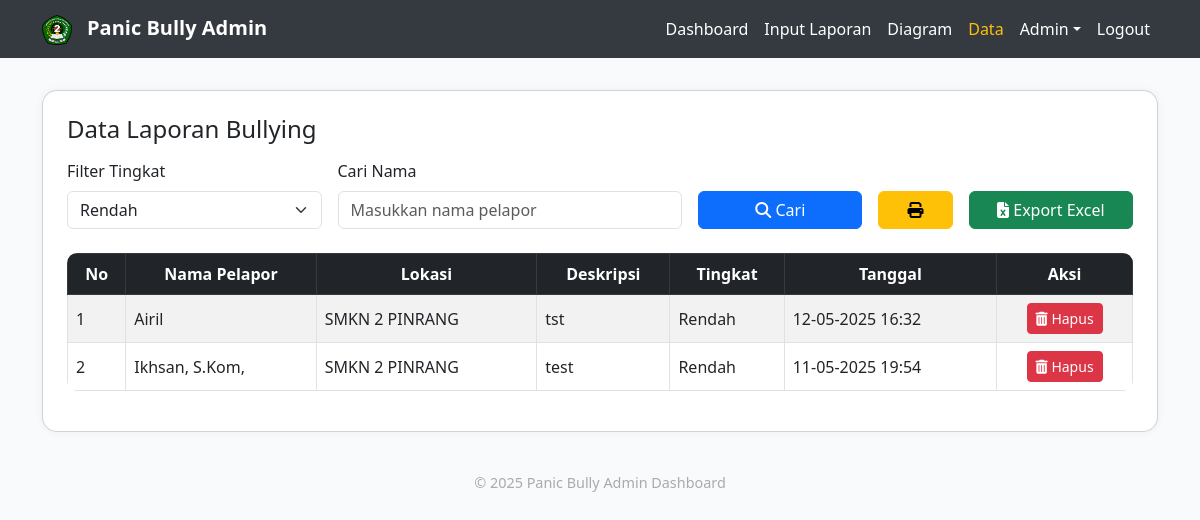
The page /admin/data_laporan.php?tingkat=rendah (signed in) on the database its author committed.
### tables this page shows
CREATE TABLE `laporan_bully` (
  `id` int(11) NOT NULL,
  `nama` varchar(100) DEFAULT NULL,
  `lokasi` varchar(255) DEFAULT NULL,
  `deskripsi` text DEFAULT NULL,
  `tingkat` enum('rendah','sedang','tinggi') DEFAULT NULL,
  `tanggal` datetime DEFAULT NULL
);

### admin/data_laporan.php (the view, shortened to what this page needs)
<?php
include '../config.php';
$filter_tingkat = isset($_GET['tingkat']) ? $_GET['tingkat'] : '';
$cari_nama = isset($_GET['cari_nama']) ? $_GET['cari_nama'] : '';
$query = "SELECT * FROM laporan_bully WHERE 1=1";
if (!empty($filter_tingkat)) {
    $query .= " AND tingkat = '" . mysqli_real_escape_string($conn, $filter_tingkat) . "'";
}
$query .= " ORDER BY tanggal DESC";
$result = mysqli_query($conn, $query);
?>
<!DOCTYPE html>
<html lang="id">
<head>
  <link href="https://cdn.jsdelivr.net/npm/bootstrap@5.3.0/dist/css/bootstrap.min.css" rel="stylesheet">
  <link href="https://cdnjs.cloudflare.com/ajax/libs/font-awesome/6.5.0/css/all.min.css" rel="stylesheet">
  <link href="https://cdn.jsdelivr.net/npm/sweetalert2@11/dist/sweetalert2.min.css" rel="stylesheet">
</head>
<body>
<nav class="navbar navbar-expand-lg navbar-dark">
  <div class="container">
    <a class="navbar-brand fw-bold" href="#">
      <img src="../assets/logo_smkn2pinrang.png" alt="Logo" style="height: 30px; margin-right: 10px;">
      Panic Bully Admin
    </a>
    <div class="collapse navbar-collapse" id="navbarNav">
      <ul class="navbar-nav ms-auto">
        <li class="nav-item"><a class="nav-link" href="dashboard.php">Dashboard</a></li>
        <li class="nav-item"><a class="nav-link" href="input_laporan.php">Input Laporan</a></li>
        <li class="nav-item"><a class="nav-link" href="data_diagram.php">Diagram</a></li>
        <li class="nav-item"><a class="nav-link active" href="data_laporan.php">Data</a></li>
        <li class="nav-item dropdown">
          <a class="nav-link dropdown-toggle" href="#" role="button" data-bs-toggle="dropdown">Admin</a>
        </li>
        <li class="nav-item">
          <a class="nav-link" href="logout.php">Logout</a>
        </li>
      </ul>
    </div>
  </div>
</nav>
<div class="container">
  <div class="card p-4">
    <h4 class="mb-3">Data Laporan Bullying</h4>
    <form class="row g-3 align-items-end mb-4 no-print" method="GET">
      <div class="col-md-3">
        <label for="tingkat" class="form-label">Filter Tingkat</label>
        <select name="tingkat" id="tingkat" class="form-select">
          <option value="rendah" <?= $filter_tingkat == 'rendah' ? 'selected' : '' ?>>Rendah</option>
        </select>
      </div>
      <div class="col-md-4">
        <label for="cari_nama" class="form-label">Cari Nama</label>
        <input type="text" name="cari_nama" id="cari_nama" class="form-control" value="<?= htmlspecialchars($cari_nama) ?>" placeholder="Masukkan nama pelapor">
      </div>
      <div class="col-md-2 d-grid">
        <button type="submit" class="btn btn-primary"><i class="fas fa-search"></i> Cari</button>
      </div>
      <div class="col-md-1 d-grid">
        <button type="button" onclick="window.print()" class="btn btn-warning"><i class="fas fa-print"></i></button>
      </div>
      <div class="col-md-2 d-grid">
        <button type="button" class="btn btn-success" onclick="confirmExportExcel()">
          <i class="fas fa-file-excel"></i> Export Excel
        </button>
      </div>
    </form>
    <div class="table-responsive">
      <table class="table table-bordered table-striped align-middle">
        <thead class="table-dark text-center">
          <tr>
            <th>No</th>
            <th>Nama Pelapor</th>
            <th>Lokasi</th>
            <th>Deskripsi</th>
            <th>Tingkat</th>
            <th>Tanggal</th>
            <th class="no-print">Aksi</th>
          </tr>
        </thead>
        <tbody>
          <?php if (mysqli_num_rows($result) > 0): ?>
            <?php $no = 1; while ($row = mysqli_fetch_assoc($result)): ?>
              <tr>
                <td><?= $no++ ?></td>
                <td><?= htmlspecialchars($row['nama']) ?: 'Anonim' ?></td>
                <td><?= htmlspecialchars($row['lokasi']) ?></td>
                <td><?= htmlspecialchars($row['deskripsi']) ?></td>
                <td class="text-capitalize"><?= $row['tingkat'] ?></td>
                <td><?= date('d-m-Y H:i', strtotime($row['tanggal'])) ?></td>
                <td class="text-center no-print">
                  <button class="btn btn-sm btn-danger" onclick="confirmDelete(<?= $row['id'] ?>)">
                    <i class="fas fa-trash-alt"></i> Hapus
                  </button>
                </td>
              </tr>
            <?php endwhile; ?>
          <?php else: ?>
            <tr><td colspan="7" class="text-center">Tidak ada data sesuai pencarian.</td></tr>
          <?php endif; ?>
        </tbody>
      </table>
    </div>
  </div>
</div>
<footer>
  <p>&copy; <?= date('Y') ?> Panic Bully Admin Dashboard</p>
</footer>
</body>
</html>

### admin/data_laporan.php (style rules this page uses)
body { background-color: #f8fafc; }
.navbar { background-color: #343a40; }
.navbar-brand, .nav-link { color: #fff !important; }
.nav-link.active, .nav-link:hover { color: #ffc107 !important; }
.card { border-radius: 15px; margin-top: 2rem; box-shadow: 0 0 10px rgba(0,0,0,0.05); }
table { border-radius: 10px; overflow: hidden; }
footer { margin-top: 40px; text-align: center; font-size: 0.9rem; color: #aaa; }

### rows shown on the page
laporan_bully: nama "Airil", lokasi "SMKN 2 PINRANG", deskripsi "tst", tingkat "Rendah", tanggal "12-05-2025 16:32"
laporan_bully: nama "Ikhsan, S.Kom,", lokasi "SMKN 2 PINRANG", deskripsi "test", tingkat "Rendah", tanggal "11-05-2025 19:54"
